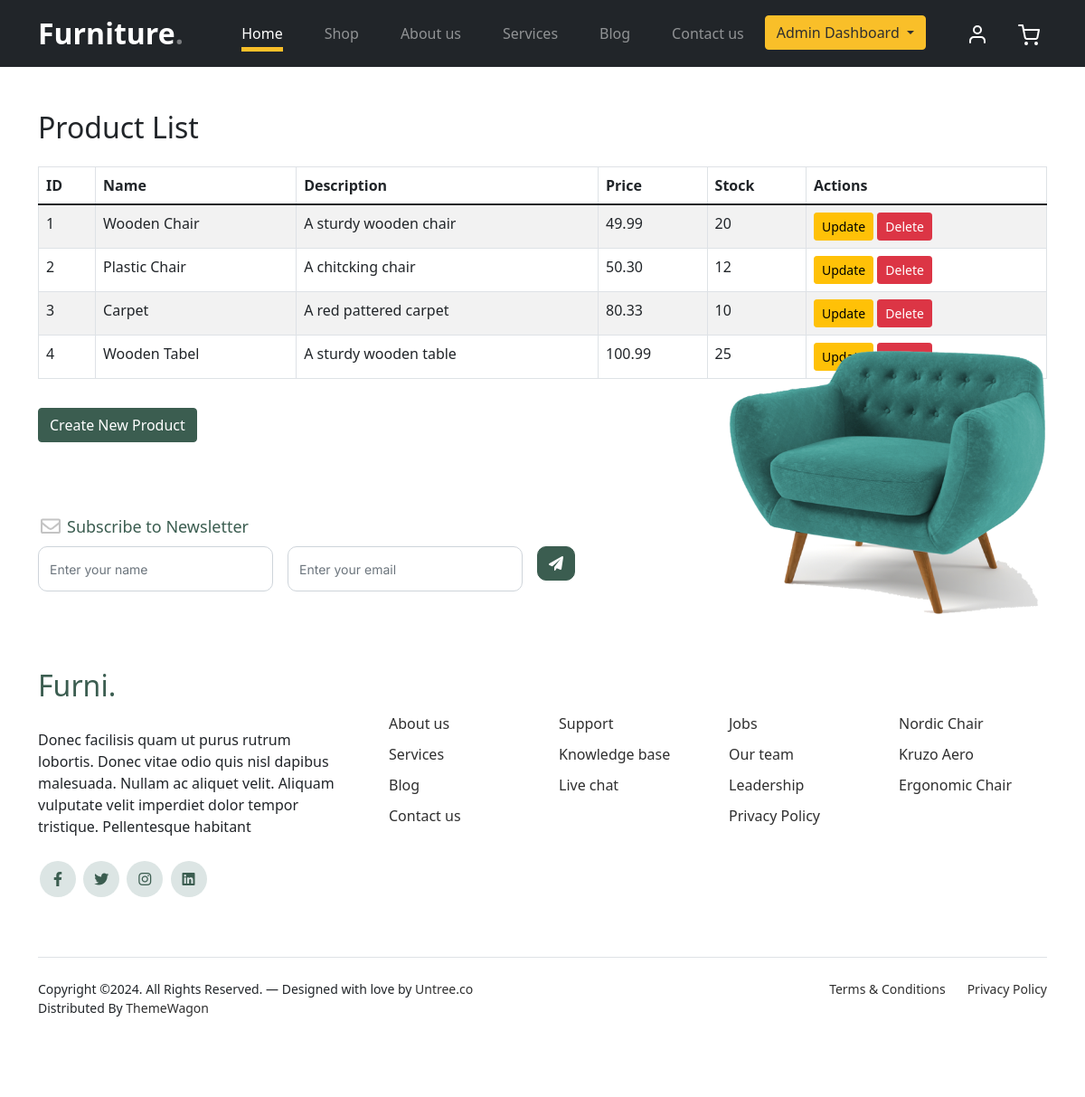
/php/controllers/products/read_products.php, run on the app's committed database.
### tables this page shows
CREATE TABLE `products` (
  `id` int(11) NOT NULL,
  `name` varchar(255) NOT NULL,
  `description` text DEFAULT NULL,
  `price` decimal(10,2) NOT NULL,
  `stock` int(11) NOT NULL,
  `category` varchar(100) DEFAULT NULL,
  `image` varchar(255) DEFAULT NULL,
  `created_at` timestamp NOT NULL DEFAULT current_timestamp()
);

### php/controllers/products/read_products.php (the view)
<?php
include '../../shared/header.php';
include '../../shared/db_config.php';
$sql = "SELECT * FROM products";
$result = $conn->query($sql);
?>
<div class="container mt-5">
    <h2 class="mb-4">Product List</h2>
    <table class="table table-striped table-bordered">
        <thead>
            <tr>
                <th>ID</th>
                <th>Name</th>
                <th>Description</th>
                <th>Price</th>
                <th>Stock</th>
                <th>Actions</th>
            </tr>
        </thead>
        <tbody>
            <?php while($row = $result->fetch_assoc()) { ?>
                <tr>
                    <td><?php echo $row['id']; ?></td>
                    <td><?php echo $row['name']; ?></td>
                    <td><?php echo $row['description']; ?></td>
                    <td><?php echo $row['price']; ?></td>
                    <td><?php echo $row['stock']; ?></td>
                    <td>
                        <a href="update.php?id=<?php echo $row['id']; ?>" class="btn btn-warning btn-sm">Update</a>
                        <a href="delete.php?id=<?php echo $row['id']; ?>" class="btn btn-danger btn-sm">Delete</a>
                    </td>
                </tr>
            <?php } ?>
        </tbody>
    </table>
    <a href="create.php" class="btn btn-primary mt-3">Create New Product</a>
</div>
<?php
include '../../shared/footer.php';
?>

### php/shared/header.php (shortened to what this page needs)
<!doctype html>
<html lang="en">
<head>
  <link href="../../../css/style.css" rel="stylesheet">
  <link href="../../../css/bootstrap.min.css" rel="stylesheet">
  <link href="https://cdnjs.cloudflare.com/ajax/libs/font-awesome/6.0.0-beta3/css/all.min.css" rel="stylesheet">
  <link href="../../../css/tiny-slider.css" rel="stylesheet">
</head>
<body>
</body>
</html>
	</head>
	<body>
		<nav class="custom-navbar navbar navbar navbar-expand-md navbar-dark bg-dark" arial-label="Furni navigation bar">
			<div class="container">
				<a class="navbar-brand" href="index.html">Furniture<span>.</span></a>
				<div class="collapse navbar-collapse" id="navbarsFurni">
					<ul class="custom-navbar-nav navbar-nav ms-auto mb-2 mb-md-0">
						<li class="nav-item active">
							<a class="nav-link" href="index.html">Home</a>
						</li>
						<li><a class="nav-link" href="./shop.html">Shop</a></li>
						<li><a class="nav-link" href="./about.html">About us</a></li>
						<li><a class="nav-link" href="./services.html">Services</a></li>
						<li><a class="nav-link" href="./blog.html">Blog</a></li>
						<li><a class="nav-link" href="./contact.html">Contact us</a></li>
						<div class="dropdown">
							<button class="btn btn-secondary dropdown-toggle" type="button" id="dropdownMenu2" data-bs-toggle="dropdown" aria-expanded="false">
                                Admin Dashboard
							</button>
						  </div>
					</ul>
					<ul class="custom-navbar-cta navbar-nav mb-2 mb-md-0 ms-5">
						<li><a class="nav-link" href="#"><img src="images/user.svg"></a></li>
						<li><a class="nav-link" href="cart.html"><img src="images/cart.svg"></a></li>
					</ul>
				</div>
			</div>
		</nav>
    </body>
</head>

### php/shared/footer.php (shortened to what this page needs)
<footer class="footer-section">
			<div class="container relative">
				<div class="sofa-img">
					<img src="images/sofa.png" alt="Image" class="img-fluid">
				</div>
				<div class="row">
					<div class="col-lg-8">
						<div class="subscription-form">
							<h3 class="d-flex align-items-center"><span class="me-1"><img src="images/envelope-outline.svg" alt="Image" class="img-fluid"></span><span>Subscribe to Newsletter</span></h3>
							<form action="#" class="row g-3">
								<div class="col-auto">
									<input type="text" class="form-control" placeholder="Enter your name">
								</div>
								<div class="col-auto">
									<input type="email" class="form-control" placeholder="Enter your email">
								</div>
								<div class="col-auto">
									<button class="btn btn-primary">
										<span class="fa fa-paper-plane"></span>
									</button>
								</div>
							</form>
						</div>
					</div>
				</div>
				<div class="row g-5 mb-5">
					<div class="col-lg-4">
						<div class="mb-4 footer-logo-wrap"><a href="#" class="footer-logo">Furni<span>.</span></a></div>
						<p class="mb-4">Donec facilisis quam ut purus rutrum lobortis. Donec vitae odio quis nisl dapibus malesuada. Nullam ac aliquet velit. Aliquam vulputate velit imperdiet dolor tempor tristique. Pellentesque habitant</p>
						<ul class="list-unstyled custom-social">
							<li><a href="#"><span class="fa fa-brands fa-facebook-f"></span></a></li>
							<li><a href="#"><span class="fa fa-brands fa-twitter"></span></a></li>
							<li><a href="#"><span class="fa fa-brands fa-instagram"></span></a></li>
							<li><a href="#"><span class="fa fa-brands fa-linkedin"></span></a></li>
						</ul>
					</div>
					<div class="col-lg-8">
						<div class="row links-wrap">
							<div class="col-6 col-sm-6 col-md-3">
								<ul class="list-unstyled">
									<li><a href="#">About us</a></li>
									<li><a href="#">Services</a></li>
									<li><a href="#">Blog</a></li>
									<li><a href="#">Contact us</a></li>
								</ul>
							</div>
							<div class="col-6 col-sm-6 col-md-3">
								<ul class="list-unstyled">
									<li><a href="#">Support</a></li>
									<li><a href="#">Knowledge base</a></li>
									<li><a href="#">Live chat</a></li>
								</ul>
							</div>
							<div class="col-6 col-sm-6 col-md-3">
								<ul class="list-unstyled">
									<li><a href="#">Jobs</a></li>
									<li><a href="#">Our team</a></li>
									<li><a href="#">Leadership</a></li>
									<li><a href="#">Privacy Policy</a></li>
								</ul>
							</div>
							<div class="col-6 col-sm-6 col-md-3">
								<ul class="list-unstyled">
									<li><a href="#">Nordic Chair</a></li>
									<li><a href="#">Kruzo Aero</a></li>
									<li><a href="#">Ergonomic Chair</a></li>
								</ul>
							</div>
						</div>
					</div>
				</div>
				<div class="border-top copyright">
					<div class="row pt-4">
						<div class="col-lg-6">
							<p class="mb-2 text-center text-lg-start">Copyright &copy;. All Rights Reserved. &mdash; Designed with love by <a href="https://untree.co">Untree.co</a> Distributed By <a href="https://themewagon.com">ThemeWagon</a>
            </p>
						</div>
						<div class="col-lg-6 text-center text-lg-end">
							<ul class="list-unstyled d-inline-flex ms-auto">
								<li class="me-4"><a href="#">Terms &amp; Conditions</a></li>
								<li><a href="#">Privacy Policy</a></li>
							</ul>
						</div>
					</div>
				</div>
			</div>
</footer>

### css/style.css (style rules this page uses)
body { overflow-x: hidden; position: relative; }
body { font-family: "Inter", sans-serif; font-weight: 400; line-height: 28px; color: #6a6a6a; font-size: 14px; background-color: #eff2f1; }
a { text-decoration: none; -webkit-transition: .3s all ease; -o-transition: .3s all ease; transition: .3s all ease; color: #2f2f2f; text-decoration: underline; }
.custom-navbar { background: #3b5d50 !important; padding-top: 20px; padding-bottom: 20px; }
.custom-navbar .navbar-brand { font-size: 32px; font-weight: 600; }
.custom-navbar .navbar-brand > span { opacity: .4; }
@media (min-width: 992px) { .custom-navbar .custom-navbar-nav li { margin-left: 15px; margin-right: 15px; } }
.custom-navbar .custom-navbar-nav li a { font-weight: 500; color: #ffffff !important; opacity: .5; -webkit-transition: .3s all ease; -o-transition: .3s all ease; transition: .3s all ease; position: relative; }
@media (min-width: 768px) { .custom-navbar .custom-navbar-nav li a:before { content: ""; position: absolute; bottom: 0; left: 8px; right: 8px; background: #f9bf29; height: 5px; opacity: 1; visibility: visible; width: 0; -webkit-transition: .15s all ease-out; -o-transition: .15s all ease-out; transition: .15s all ease-out; } }
.custom-navbar .custom-navbar-nav li.active a { opacity: 1; }
.custom-navbar .custom-navbar-nav li.active a:before { width: calc(100% - 16px); }
.custom-navbar .custom-navbar-cta { margin-left: 0 !important; -webkit-box-orient: horizontal; -webkit-box-direction: normal; -ms-flex-direction: row; flex-direction: row; }
@media (min-width: 768px) { .custom-navbar .custom-navbar-cta { margin-left: 40px !important; } }
.custom-navbar .custom-navbar-cta li { margin-left: 0px; margin-right: 0px; }
.custom-navbar .custom-navbar-cta li:first-child { margin-right: 20px; }
.btn { font-weight: 600; padding: 12px 30px; border-radius: 30px; color: #ffffff; background: #2f2f2f; border-color: #2f2f2f; }
.btn.btn-primary { background: #3b5d50; border-color: #3b5d50; }
.btn.btn-secondary { color: #2f2f2f; background: #f9bf29; border-color: #f9bf29; }
.footer-section { padding: 80px 0; background: #ffffff; }
.footer-section .relative { position: relative; }
.footer-section a { text-decoration: none; color: #2f2f2f; -webkit-transition: .3s all ease; -o-transition: .3s all ease; transition: .3s all ease; }
.footer-section .subscription-form { margin-bottom: 40px; position: relative; z-index: 2; margin-top: 100px; }
@media (min-width: 992px) { .footer-section .subscription-form { margin-top: 0px; margin-bottom: 80px; } }
.footer-section .subscription-form h3 { font-size: 18px; font-weight: 500; color: #3b5d50; }
.footer-section .subscription-form .form-control { height: 50px; border-radius: 10px; font-family: "Inter", sans-serif; }
.footer-section .subscription-form .btn { border-radius: 10px !important; }
.footer-section .sofa-img { position: absolute; top: -200px; z-index: 1; right: 0; }
.footer-section .sofa-img img { max-width: 380px; }
.footer-section .links-wrap { margin-top: 0px; }
@media (min-width: 992px) { .footer-section .links-wrap { margin-top: 54px; } }
.footer-section .links-wrap ul li { margin-bottom: 10px; }
.footer-section .footer-logo-wrap .footer-logo { font-size: 32px; font-weight: 500; text-decoration: none; color: #3b5d50; }
.footer-section .custom-social li { margin: 2px; display: inline-block; }
.footer-section .custom-social li a { width: 40px; height: 40px; text-align: center; line-height: 40px; display: inline-block; background: #dce5e4; color: #3b5d50; border-radius: 50%; }
.footer-section .border-top { border-color: #dce5e4; }
.footer-section .border-top.copyright { font-size: 14px !important; }
.form-control { height: 50px; border-radius: 10px; font-family: "Inter", sans-serif; }

### data on the page
products: id "1", name "Wooden Chair", description "A sturdy wooden chair", price "49.99", stock "20"
products: id "2", name "Plastic Chair", description "A chitcking chair", price "50.30", stock "12"
products: id "3", name "Carpet", description "A red pattered carpet", price "80.33", stock "10"
products: id "4", name "Wooden Tabel", description "A sturdy wooden table", price "100.99"
